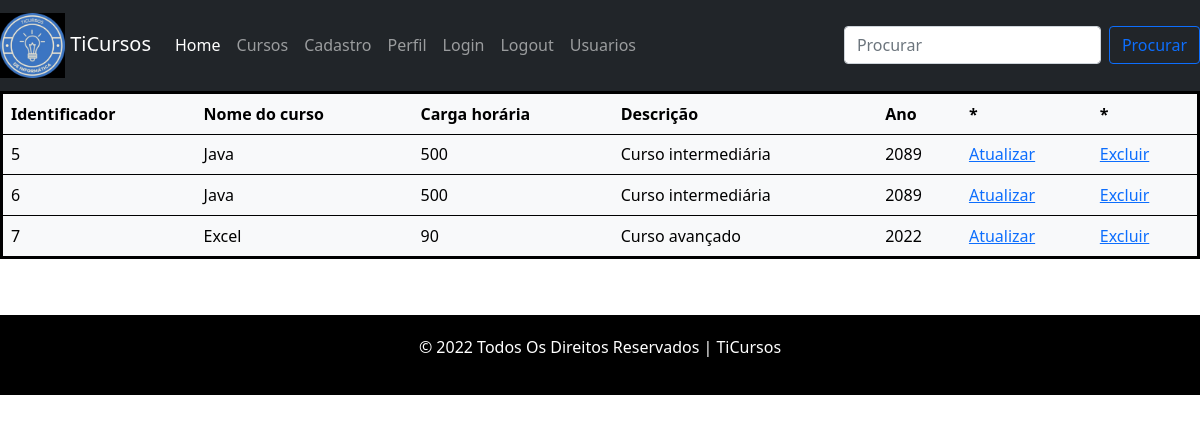
/visoes/consultar_cursos.php (signed in), run on the app's committed database.
### tables this page shows
CREATE TABLE `curso` (
  `id_curso` int(11) NOT NULL AUTO_INCREMENT,
  `nome` varchar(50) NOT NULL,
  `carga_horaria` int(11) NOT NULL,
  `descricao` text NOT NULL,
  `ano` year(4) NOT NULL,
  PRIMARY KEY (`id_curso`)
);

### controles/controlar_cursos.php (called while the page is built, shortened)
<?PHP
    function listarCursos(){
        $con = abrirConexao();
        $sql = "SELECT * FROM bdcursos.curso;";
        $resultadoListagem = mysqli_query($con, $sql);
        return $resultadoListagem;
    }
?>

### visoes/consultar_cursos.php (the view, shortened to what this page needs)
<?PHP
  if(isset($_SESSION["nome_completo"])) {
?>
<!DOCTYPE html>
<html>
  <head>
    <link href="https://cdn.jsdelivr.net/npm/bootstrap@5.0.0-beta3/dist/css/bootstrap.min.css" rel="stylesheet">
    <link rel="stylesheet" type="text/css" href="estilo01.css"/>
  </head>
<body>
<nav class="navbar navbar-expand-lg navbar-light navbar-dark bg-dark">
   <a class="navbar-brand" href="index.php"><img  id="logo" src="logo02.jpeg" alt="Imagem da logo"> TiCursos</a>
    <div class="collapse navbar-collapse" id="navbarSupportedContent">
    <ul class="navbar-nav me-auto mb-2 mb-lg-0">
        <li class="nav-item">
          <a class="nav-link active" aria-current="page" href="index.php">Home</a>
        </li>
        <li class="nav-item">
          <a class="nav-link" href="consultar_cursos.php">Cursos</a>
        </li>
        <li class="nav-item">
          <a class="nav-link" href="cadastro.php">Cadastro</a>
        </li>
        <li class="nav-item">
          <a class="nav-link" href="perfil.php">Perfil</a>
        </li>
        <li class="nav-item">
          <a class="nav-link" href="login.php">Login</a>
        </li>
        <li class="nav-item">
          <a class="nav-link" href="logout.php">Logout</a>
        </li>
        <li class="nav-item">
          <a class="nav-link" href="consultar_usuarios.php">Usuarios</a>
        </li>
      </ul>
      <form class="d-flex">
        <input class="form-control me-2" type="search" placeholder="Procurar" aria-label="Search">
        <button class="btn btn-outline-primary" type="submit">Procurar</button>
      </form>
    </div>
</nav>
    <table class="table table-light table-hover">
      <tr>
        <th scope="col">Identificador</th>
        <th scope="col">Nome do curso</th>
        <th scope="col">Carga horária</th>
        <th scope="col">Descrição</th>
        <th scope="col">Ano</th>
        <th scope="col">*</th>
        <th scope="col">*</th>
      </tr>
        <tr>
            <?PHP
                include "../controles/controlar_cursos.php";
                $resultadoListagem = listarCursos();
                while($registro = mysqli_fetch_array($resultadoListagem)){
                    $id_curso = $registro["id_curso"];
                    $nome = $registro["nome"];
                    $carga_horaria = $registro["carga_horaria"];
                    $descricao = $registro["descricao"];
                    $ano = $registro["ano"];
                    echo "<tr>";
                    echo "<td>$id_curso</td>";
                    echo "<td>$nome</td>";
                    echo "<td>$carga_horaria</td>";
                    echo "<td>$descricao</td>";
                    echo "<td>$ano</td>";
                    echo "<td><a href='editar_curso.php?id_curso=".$registro["id_curso"]."'>Atualizar</a></td>";
                    echo "<td><a href='excluir_curso.php?id_curso=".$registro["id_curso"]."'>Excluir</a></td>";
                    echo "</tr>";
                }
            ?>
        </tr>
    </table>
    <footer>
  <div class="footer">
      <p>© 2022 Todos Os Direitos Reservados | TiCursos</p>
    </div>
  </footer>
</body>
</html>
<?PHP
  }else{
    header("location: login.php");
  }
?>

### visoes/estilo01.css (style rules this page uses)
.footer { float: left; padding: 20px; margin-top: 40px; position: relative; bottom: 0px; width:100%; text-align: center; background-color: black; color: white; }
#logo { width: 65px; }
.table { border: solid black; }

### data on the page
curso: id_curso "5", nome "Java", carga_horaria "500", descricao "Curso intermediária", ano "2089"
curso: id_curso "6", nome "Java", carga_horaria "500", descricao "Curso intermediária", ano "2089"
curso: id_curso "7", nome "Excel", carga_horaria "90", descricao "Curso avançado", ano "2022"
